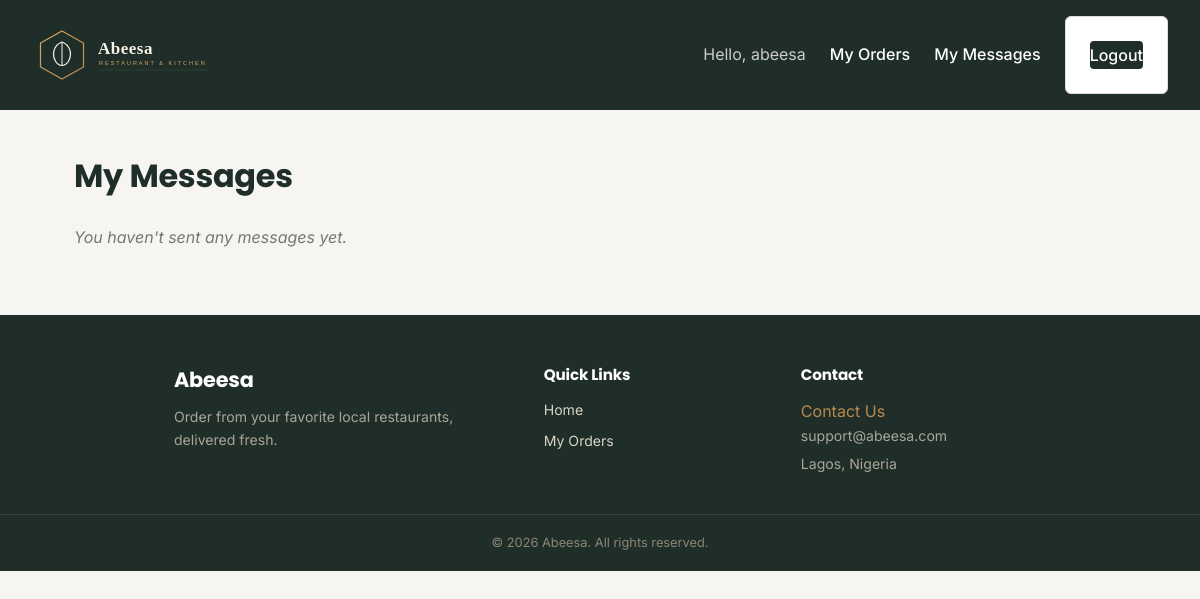
The app's page /my-messages/ (signed in), older data.
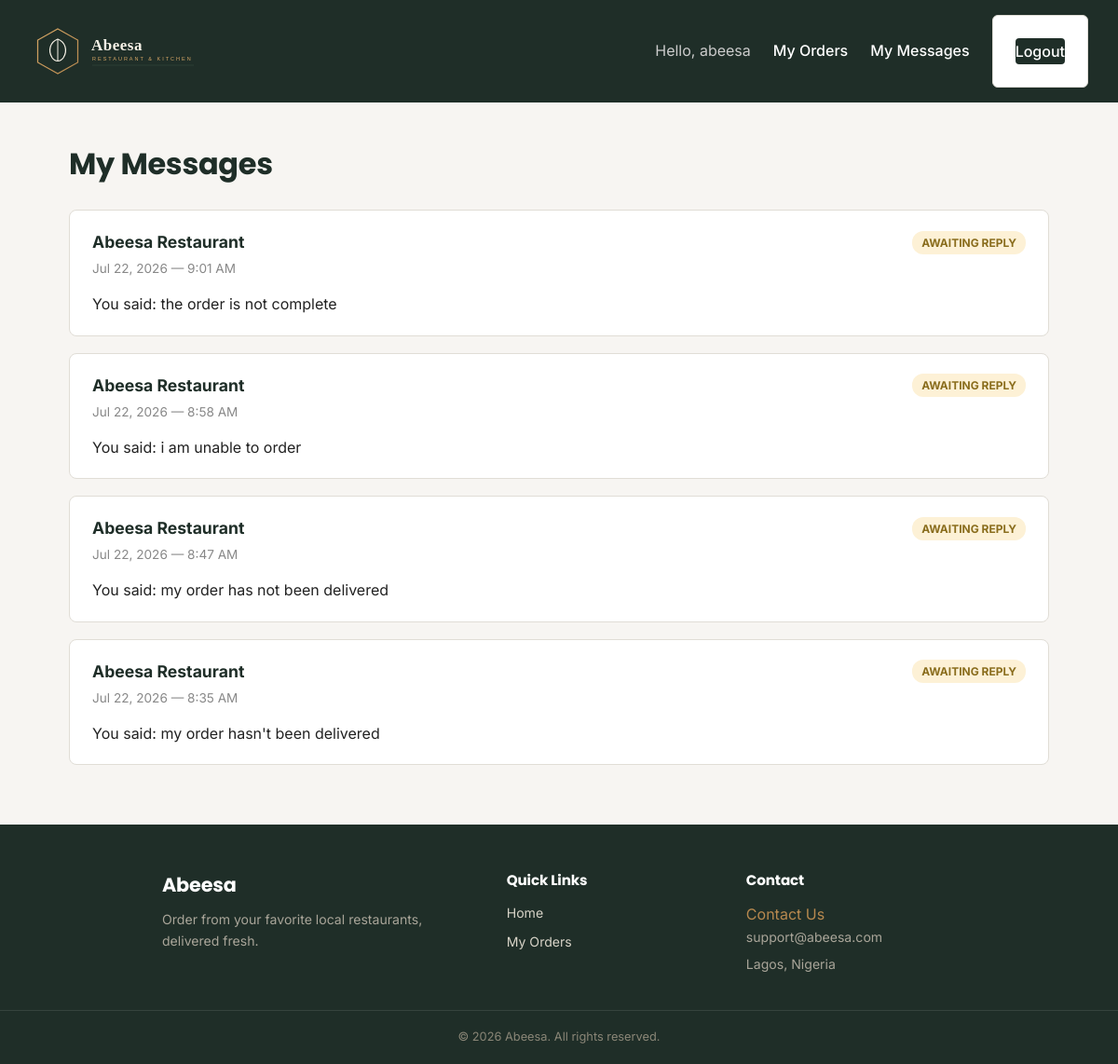
The same page, newer data.
### restaurants/models.py (models this page shows, shortened)
class ContactMessage(models.Model):
    restaurant = models.ForeignKey(Restaurant, on_delete=models.CASCADE, related_name='messages', null=True, blank=True)
    sender = models.ForeignKey(User, on_delete=models.CASCADE, related_name='sent_messages')
    name = models.CharField(max_length=100)
    email = models.EmailField()
    message = models.TextField()
    response = models.TextField(blank=True)
    is_read = models.BooleanField(default=False)
    created_at = models.DateTimeField(auto_now_add=True)
    responded_at = models.DateTimeField(null=True, blank=True)

class Restaurant(models.Model):
    name = models.CharField(max_length=100)
    address = models.CharField(max_length=255)
    opening_time = models.TimeField()
    closing_time = models.TimeField()
    owner = models.ForeignKey(User, on_delete=models.CASCADE, related_name='restaurants')
    bank_name = models.CharField(max_length=100, blank=True)
    account_number = models.CharField(max_length=20, blank=True)
    account_name = models.CharField(max_length=100, blank=True)

### restaurants/views.py (the view)
# urls.py: path('my-messages/', views.my_messages, name='my_messages'),
@login_required
def my_messages(request):
    sent = ContactMessage.objects.filter(sender=request.user).order_by('-created_at')
    return render(request, 'restaurants/my_messages.html', {'sent': sent})

### templates/restaurants/my_messages.html (shortened to what this page needs)
{% extends "base.html" %}
{% block content %}
  <h1>My Messages</h1>
  {% if sent %}
    <div class="orders-list">
      {% for msg in sent %}
        <div class="order-card">
          <div class="order-card-head">
            <strong>{% if msg.restaurant %}{{ msg.restaurant.name }}{% else %}General inquiry{% endif %}</strong>
            <span class="order-status {% if msg.response %}order-status-completed{% else %}order-status-pending{% endif %}">
              {% if msg.response %}Replied{% else %}Awaiting reply{% endif %}
            </span>
          </div>
          <p class="order-date">{{ msg.created_at|date:"M d, Y — g:i A" }}</p>
          <p>You said: {{ msg.message }}</p>
        </div>
      {% endfor %}
    </div>
  {% else %}
    <p class="empty-message">You haven't sent any messages yet.</p>
  {% endif %}
{% endblock %}

### templates/base.html (shortened to what this page needs)
<!DOCTYPE html>
<html lang="en">
<head>
  {% load static %}
  <link rel="stylesheet" href="{% static 'css/main.css' %}?v=3">
</head>
<body>
  <nav>
    <a href="{% url 'restaurant_list' %}" class="brand-link">
      <img src="{% static 'images/logo.svg' %}" alt="Abeesa" class="brand-logo">
    </a>
    <div class="nav-links" id="navLinks">
      {% if request.user.is_authenticated %}
        <span>Hello, {{ request.user.username }}</span>
        <a href="{% url 'my_orders' %}">My Orders</a>
        <a href="{% url 'my_messages' %}">My Messages</a>
        <form method="post" action="{% url 'logout' %}" class="logout-form">
          <button type="submit" class="logout-btn">Logout</button>
        </form>
      {% else %}
        <a href="{% url 'login' %}">Login</a>
        <a href="{% url 'register' %}">Register</a>
      {% endif %}
    </div>
  </nav>
  <main>
    {% block content %}{% endblock %}
  </main>
  <footer class="site-footer">
    <div class="footer-content">
      <div class="footer-brand">
        <h3>Abeesa</h3>
        <p>Order from your favorite local restaurants, delivered fresh.</p>
      </div>
      <div class="footer-links">
        <h4>Quick Links</h4>
        <a href="{% url 'restaurant_list' %}">Home</a>
        {% if request.user.is_authenticated %}
          <a href="{% url 'my_orders' %}">My Orders</a>
        {% else %}
          <a href="{% url 'login' %}">Login</a>
          <a href="{% url 'register' %}">Register</a>
        {% endif %}
      </div>
      <div class="footer-contact">
        <h4>Contact</h4>
        <a href="{% url 'contact' %}">Contact Us</a>
        <p>support@abeesa.com</p>
        <p>Lagos, Nigeria</p>
      </div>
    </div>
    <div class="footer-bottom">
      <p>&copy; {% now "Y" %} Abeesa. All rights reserved.</p>
    </div>
  </footer>
</body>
</html>

### static/css/main.css (style rules this page uses)
* { box-sizing: border-box; margin: 0; padding: 0; }
body { font-family: 'Inter', 'Segoe UI', Arial, sans-serif; background-color: #f7f5f2; color: #222; line-height: 1.6; }
h1, h2, h3, h4 { font-family: 'Poppins', 'Segoe UI', Arial, sans-serif; letter-spacing: -0.01em; }
a { text-decoration: none; color: #b8894f; }
nav { background-color: #1f2e28; color: #fff; padding: 16px 32px; display: flex; align-items: center; justify-content: space-between; gap: 24px; position: relative; }
.brand-link { color: #fff; font-family: 'Poppins', 'Segoe UI', Arial, sans-serif; font-weight: 700; font-size: 1.2rem; }
.nav-links { display: flex; align-items: center; gap: 24px; }
.nav-links a { color: #fff; font-weight: 500; }
.nav-links span { color: #ccc; }
main { max-width: 900px; margin: 40px auto; padding: 0 24px; }
h1 { margin-bottom: 24px; color: #1f2e28; }
form { background: #fff; border: 1px solid #e0ddd6; border-radius: 6px; padding: 24px; max-width: 400px; }
form button { background-color: #b8894f; color: #fff; border: none; padding: 10px 20px; border-radius: 4px; cursor: pointer; font-weight: 600; }
.logout-form { display: inline; }
.logout-btn { background-color: #1f2e28 !important; border: none !important; color: #fff !important; font-weight: 500 !important; font-size: 1rem !important; font-family: inherit !important; cursor: pointer !important; padding: 4px 0 !important; }
.orders-list { display: flex; flex-direction: column; gap: 18px; }
.order-card { background: #fff; border: 1px solid #e0ddd6; border-radius: 8px; padding: 20px 24px; }
.order-card-head { display: flex; justify-content: space-between; align-items: center; margin-bottom: 4px; }
.order-card-head strong { color: #1f2e28; font-size: 1.1rem; }
.order-status { font-size: 0.75rem; font-weight: 700; padding: 3px 10px; border-radius: 12px; text-transform: uppercase; }
.order-status-pending { background: #fdf1d6; color: #8a6d1d; }
.order-date { color: #888; font-size: 0.85rem; margin-bottom: 14px; }
.site-footer { background-color: #1f2e28; color: #d8d4c8; margin-top: 64px; }
.footer-content { max-width: 900px; margin: 0 auto; padding: 48px 24px 32px; display: grid; grid-template-columns: 1.5fr 1fr 1fr; gap: 32px; }
.footer-brand h3 { color: #fff; font-size: 1.3rem; margin-bottom: 10px; }
.footer-brand p { color: #a9a599; font-size: 0.88rem; line-height: 1.6; }
.footer-links h4, .footer-contact h4 { color: #fff; font-size: 0.95rem; margin-bottom: 12px; }
.footer-links a { display: block; color: #d8d4c8; font-size: 0.88rem; margin-bottom: 8px; }
.footer-contact p { color: #a9a599; font-size: 0.88rem; margin-bottom: 6px; }
.footer-bottom { border-top: 1px solid rgba(255, 255, 255, 0.1); text-align: center; padding: 18px 24px; }
.footer-bottom p { color: #8a8677; font-size: 0.8rem; }
@media (min-width: 1200px) { main { max-width: 1100px; } }
.brand-link { display: flex; align-items: center; gap: 10px; }
.brand-logo { height: 60px; width: auto; }

Row changes from the older to the newer data that the page shows:
added ContactMessage: restaurant.name "Abeesa Restaurant", response "AWAITING REPLY", created_at "Jul 22, 2026 — 9:01 AM", message "the order is not complete"
added ContactMessage: restaurant.name "Abeesa Restaurant", response "AWAITING REPLY", created_at "Jul 22, 2026 — 8:58 AM", message "i am unable to order"
added ContactMessage: restaurant.name "Abeesa Restaurant", response "AWAITING REPLY", created_at "Jul 22, 2026 — 8:47 AM", message "my order has not been delivered"
added ContactMessage: restaurant.name "Abeesa Restaurant", response "AWAITING REPLY", created_at "Jul 22, 2026 — 8:35 AM", message "my order hasn't been delivered"
Text that changed along with them:
text no longer shown: "You haven't sent any messages yet."
